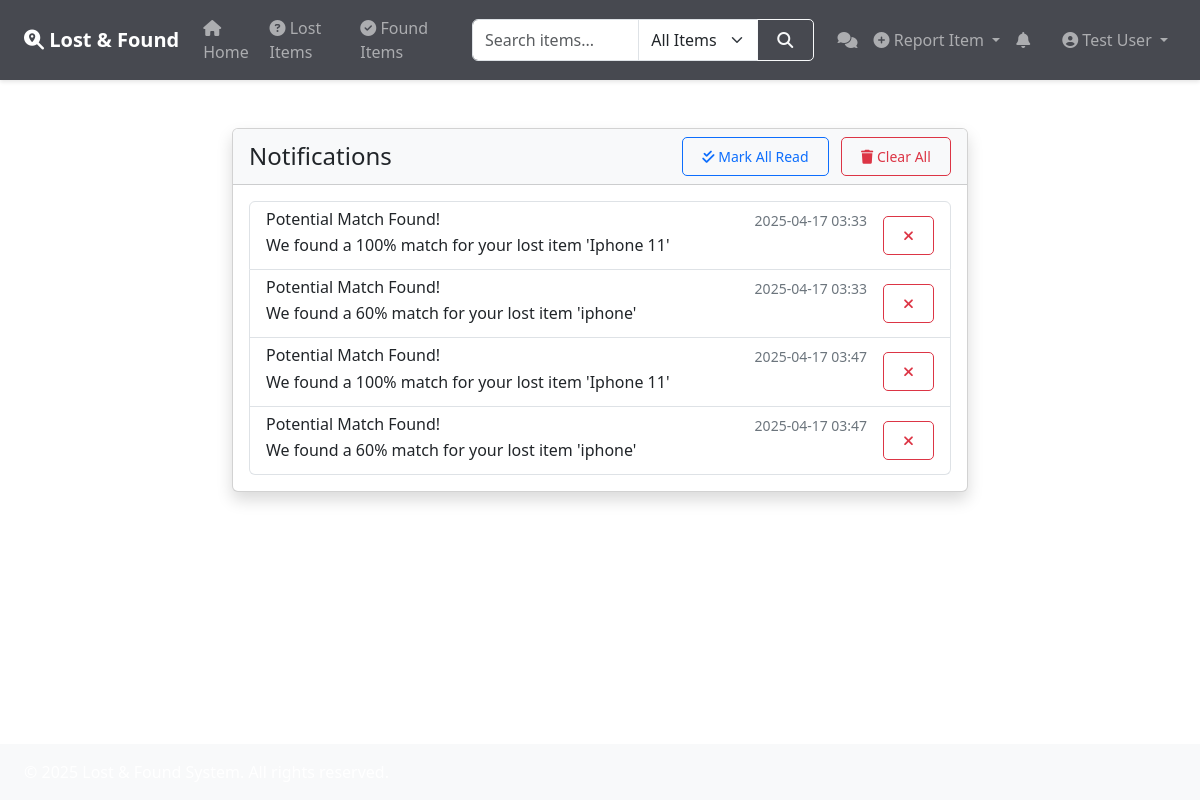
/dashboard/notifications (signed in), run on an earlier commit of the app's database.
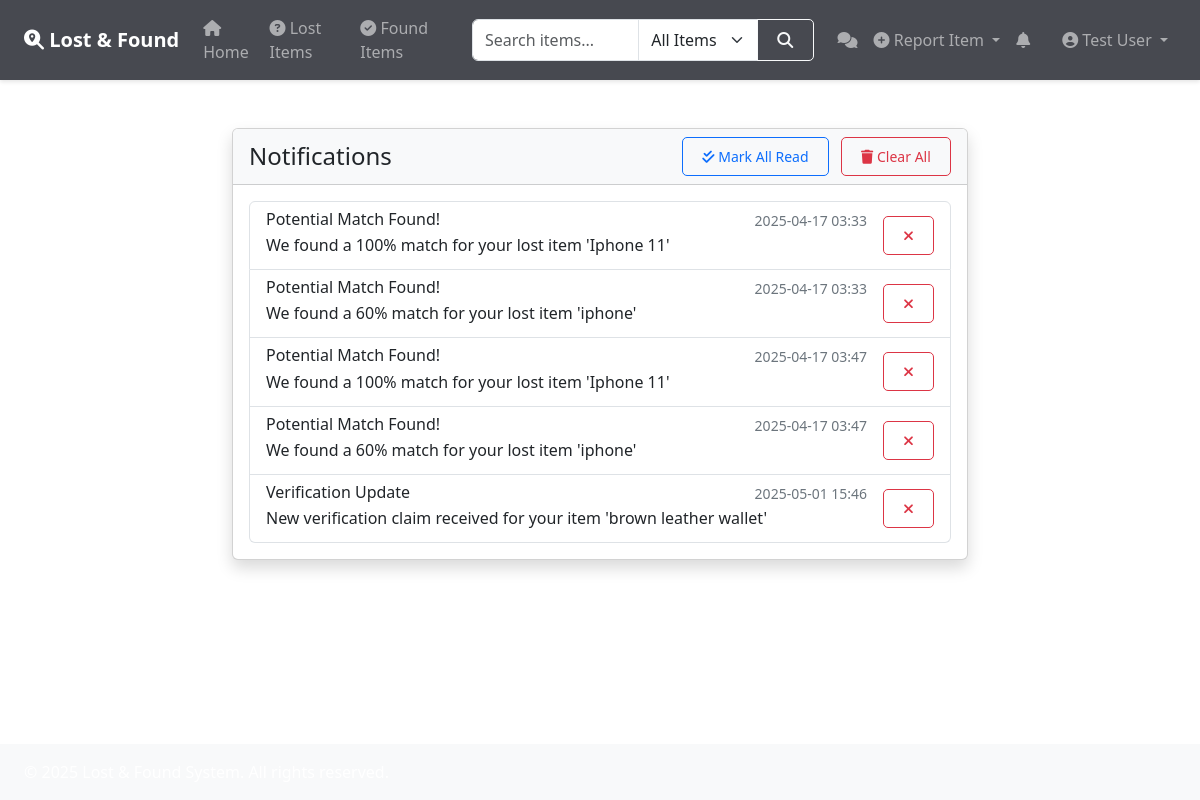
And on a later commit of the database.
### app/models/notification.py (models this page shows)
class Notification(db.Model):
    id = db.Column(db.Integer, primary_key=True)
    user_id = db.Column(db.Integer, db.ForeignKey('user.id'), nullable=False)
    title = db.Column(db.String(100), nullable=False)
    message = db.Column(db.String(500), nullable=False)
    link = db.Column(db.String(200))
    is_read = db.Column(db.Boolean, default=False)
    created_at = db.Column(db.DateTime, default=datetime.utcnow)
    user = db.relationship('User', backref=db.backref('notifications', lazy=True))

### app/controllers/dashboard.py (the view)
@dashboard_bp.route("/notifications")
@login_required
def notifications():
    notifications = notification_service.get_user_notifications(session['user_id'])
    return render_template('notifications.html', notifications=notifications)

### app/__init__.py (called while the page is built)
@app.context_processor
def inject_common_data():
    from app.models.notification import Notification
    from app.models.chat import Chat
    notifications = []
    notifications_count = 0
    unread_chats = 0
    if 'user_id' in session:
        notifications = Notification.query.filter_by(
            user_id=session['user_id']
        ).order_by(Notification.created_at.desc()).all()
        notifications_count = Notification.query.filter_by(
            user_id=session['user_id'],
            is_read=False
        ).count()
        unread_chats = Chat.query.filter_by(
            receiver_id=session['user_id'],
            is_read=False
        ).count()
    return {
        'current_year': datetime.utcnow().year,
        'notifications': notifications,
        'notifications_count': notifications_count,
        'unread_chats': unread_chats
    }

### app/repositories/notification_repository.py (called while the page is built)
    def get_user_notifications(self, user_id, limit=None):
        query = Notification.query.filter_by(user_id=user_id)
        if limit:
            query = query.limit(limit)
        return query.all()

### templates/notifications.html (shortened to what this page needs)
{% extends "base.html" %}
{% block content %}
<div class="container py-4">
    <div class="row justify-content-center">
        <div class="col-md-8">
            <div class="card shadow">
                <div class="card-header bg-light d-flex justify-content-between align-items-center">
                    <h4 class="mb-0">Notifications</h4>
                    <div>
                        {% if notifications %}
                        <a href="{{ url_for('dashboard.mark_all_notifications_read') }}" class="btn btn-outline-primary btn-sm me-2">
                            <i class="fas fa-check-double"></i> Mark All Read
                        </a>
                        <a href="{{ url_for('dashboard.clear_notifications') }}" class="btn btn-outline-danger btn-sm">
                            <i class="fas fa-trash"></i> Clear All
                        </a>
                        {% endif %}
                    </div>
                </div>
                <div class="card-body">
                    {% if notifications %}
                    <div class="list-group">
                        {% for notification in notifications %}
                        <div class="list-group-item d-flex justify-content-between align-items-center {% if not notification.is_read %}bg-light{% endif %}">
                            <a href="{{ url_for('dashboard.mark_notification_read', notification_id=notification.id) }}"
                               class="text-decoration-none flex-grow-1 text-dark">
                                <div class="d-flex w-100 justify-content-between">
                                    <h6 class="mb-1 {% if not notification.is_read %}fw-bold{% endif %}">{{ notification.title }}</h6>
                                    <small class="text-muted">{{ notification.created_at.strftime('%Y-%m-%d %H:%M') }}</small>
                                </div>
                                <p class="mb-1">{{ notification.message }}</p>
                            </a>
                            <a href="{{ url_for('dashboard.delete_notification', notification_id=notification.id) }}"
                               class="btn btn-outline-danger btn-sm ms-3"
                               onclick="return confirm('Are you sure you want to delete this notification?')">
                                <i class="fas fa-times"></i>
                            </a>
                        </div>
                        {% endfor %}
                    </div>
                    {% else %}
                    <div class="text-center py-4">
                        <p class="text-muted mb-0">No notifications</p>
                    </div>
                    {% endif %}
                </div>
            </div>
        </div>
    </div>
</div>
{% endblock %}

What changed in the data, as far as the page shows it:
added Notification: title "Verification Update", created_at "2025-05-01 15:46", message "New verification claim received for your item 'brown leather wallet'"
